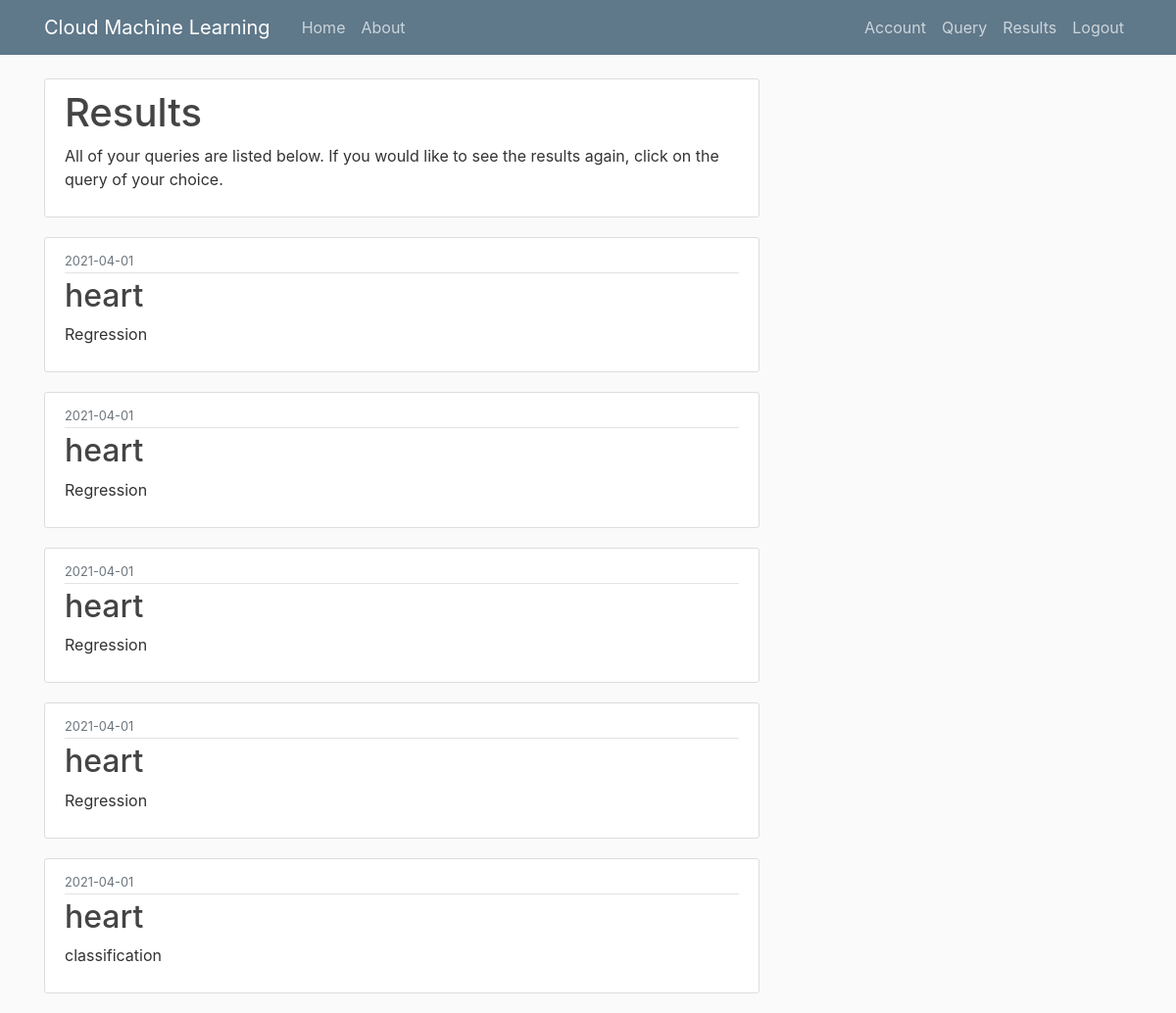
The page /results (signed in) on the database its author committed.
### website/db_models.py (models this page shows, shortened)
class Query(db.Model):
    id = db.Column(db.Integer, primary_key=True)
    name = db.Column(db.String(100), nullable=False)
    title = db.Column(db.String(100), nullable=False)
    recover_title = db.Column(db.String(100), nullable=False)
    ml_type = db.Column(db.String(20), nullable=False, default='Regression')
    date_posted = db.Column(db.DateTime, nullable=False, default=datetime.utcnow)
    is_calculated = db.Column(db.String, nullable=False, default='False')
    user_id = db.Column(db.Integer, db.ForeignKey('user.id'), nullable=False)

### website/routes.py (the view)
@app.route("/results", methods=['GET', 'POST'])
@login_required
def results():
	posts = Query.query.filter_by(user_id=current_user.id).all()
	return render_template('results.html', title='Results', posts=posts)

### website/db_models.py (called while the page is built)
@login_manager.user_loader
def load_user(user_id):
    return User.query.get(int(user_id))

### website/templates/results.html
{% extends "layout.html" %}
{% block content %}
	<div class="content-section">
		<h1>Results</h1>
		<p>
			All of your queries are listed below.
			If you would like to see the results again, click
			on the query of your choice.
		</p>
	</div>
	 {% for post in posts %}
        <article class="media content-section">
          <div class="media-body">
            <div class="article-metadata">
              <small class="text-muted">{{ post.date_posted.strftime('%Y-%m-%d') }}</small>
            </div>
            <h2>{{ post.name }}</h2>
            <p>{{ post.ml_type }}</p>
          </div>
        </article>
    {% endfor %}
{% endblock content %}

### website/templates/layout.html (shortened to what this page needs)
<!DOCTYPE html>
<html>
<head>
    <link rel="stylesheet" href="https://maxcdn.bootstrapcdn.com/bootstrap/4.0.0/css/bootstrap.min.css">
    <link rel="stylesheet" type="text/css" href="{{ url_for('static', filename='main.css') }}">
</head>
<body>
    <header class="site-header">
      <nav class="navbar navbar-expand-md navbar-dark bg-steel fixed-top">
        <div class="container">
          <a class="navbar-brand mr-4" href="/">Cloud Machine Learning</a>
          <div class="collapse navbar-collapse" id="navbarToggle">
            <div class="navbar-nav mr-auto">
              <a class="nav-item nav-link" href="{{url_for('home')}}">Home</a>
              <a class="nav-item nav-link" href="{{url_for('about')}}">About</a>
            </div>
            <div class="navbar-nav">
              {% if current_user.is_authenticated %}
                <a class="nav-item nav-link" href="{{url_for('account')}}">Account</a>
                <a class="nav-item nav-link" href="{{url_for('query')}}">Query</a>
                <a class="nav-item nav-link" href="{{url_for('results')}}">Results</a>
                <a class="nav-item nav-link" href="{{url_for('logout')}}">Logout</a>
              {% else %}
                <a class="nav-item nav-link" href="{{url_for('login')}}">Login</a>
                <a class="nav-item nav-link" href="{{url_for('register')}}">Register</a>
              {% endif %}
            </div>
          </div>
        </div>
      </nav>
    </header>
    <main role="main" class="container">
      <div class="row">
        <div class="col-md-8">
          {% block content %}{% endblock %}
        </div>
    </main>
</body>
</html>

### website/static/main.css (style rules this page uses)
body { background: #fafafa; color: #333333; margin-top: 5rem; }
h1, h2, h3, h4, h5, h6 { color: #444444; }
.bg-steel { background-color: #5f788a; }
.site-header .navbar-nav .nav-link { color: #cbd5db; }
.content-section { background: #ffffff; padding: 10px 20px; border: 1px solid #dddddd; border-radius: 3px; margin-bottom: 20px; }
.article-metadata { padding-bottom: 1px; margin-bottom: 4px; border-bottom: 1px solid #e3e3e3 }

### rows shown on the page
Query: date_posted "2021-04-01", name "heart", ml_type "Regression"
Query: date_posted "2021-04-01", name "heart", ml_type "Regression"
Query: date_posted "2021-04-01", name "heart", ml_type "Regression"
Query: date_posted "2021-04-01", name "heart", ml_type "Regression"
Query: date_posted "2021-04-01", name "heart", ml_type "classification"
